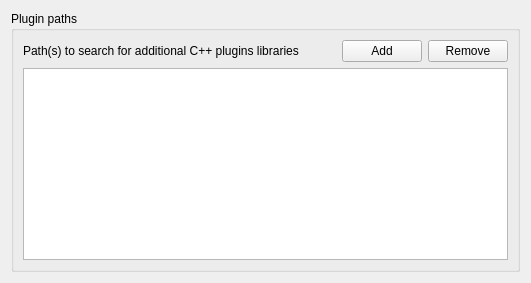
     <widget class="QWidget" name="tab_2">
      <attribute name="icon">
       <iconset resource="../../images/images.qrc">
        <normaloff>:/images/themes/default/mActionShowPluginManager.png</normaloff>:/images/themes/default/mActionShowPluginManager.png</iconset>
      </attribute>
      <attribute name="title">
       <string>Plugins</string>
      </attribute>
      <layout class="QGridLayout" name="gridLayout_25">
       <item row="0" column="0">
        <widget class="QGroupBox" name="groupBox_4">
         <property name="title">
          <string>Plugin paths</string>
         </property>
         <layout class="QGridLayout" name="_2">
          <item row="0" column="0">
           <widget class="QLabel" name="mSVGLabel_2">
            <property name="text">
             <string>Path(s) to search for additional C++ plugins libraries</string>
            </property>
           </widget>
          </item>
          <item row="0" column="1">
           <spacer>
            <property name="orientation">
             <enum>Qt::Horizontal</enum>
            </property>
            <property name="sizeHint" stdset="0">
             <size>
              <width>31</width>
              <height>20</height>
             </size>
            </property>
           </spacer>
          </item>
          <item row="0" column="2">
           <widget class="QPushButton" name="mBtnAddPluginPath">
            <property name="text">
             <string>Add</string>
            </property>
           </widget>
          </item>
          <item row="0" column="3">
           <widget class="QPushButton" name="mBtnRemovePluginPath">
            <property name="text">
             <string>Remove</string>
            </property>
           </widget>
          </item>
          <item row="1" column="0" colspan="4">
           <widget class="QListWidget" name="mListPluginPaths"/>
          </item>
         </layout>
        </widget>
       </item>
      </layout>
     </widget>
